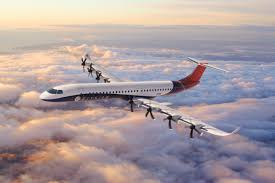
#> input picture plane.jpg, 275 x 183 px
$ python prog_2.py
#> lines starting #> are read from the running program, lines starting #| are printed output that depends on the picture; after the words box and inside, x2 and y2 are one past the last pixel; in counts of white or black regions, pixels touching at a corner belong together
import cv2
import numpy as np
import matplotlib.pyplot as plt

def process_image(image_path):
    # Load the image
#> called with image_path = 'plane.jpg'
    image = cv2.imread(image_path)
#> image is the input picture: shape (183, 275, 3); mean B, G, R 159.5, 156.8, 170.6
    if image is None:
        print("Error: Unable to load image.")
        return
    image = cv2.resize(image, (image.shape[1] // 4, image.shape[0] // 4))
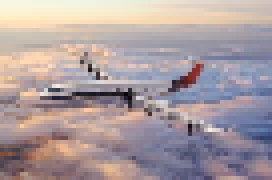
#> image: shape (45, 68, 3) (shown 4 times larger); mean B, G, R 159.5, 156.7, 170.5
    # I. Perform an inverse transformation (negative image)
    inverse_image = cv2.bitwise_not(image)
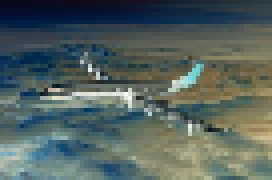
#> inverse_image: shape (45, 68, 3) (shown 4 times larger); mean B, G, R 95.5, 98.3, 84.5

    # II. Enhance the image using contrast stretching
    grayscale = cv2.cvtColor(image, cv2.COLOR_BGR2GRAY)
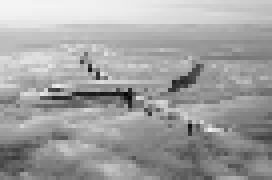
#> grayscale: shape (45, 68) (shown 4 times larger); min 7, max 244, mean 161.2
    min_val, max_val, _, _ = cv2.minMaxLoc(grayscale)
#> min_val = 7; max_val = 244
    contrast_stretched = cv2.normalize(image, None, -100, 255, cv2.NORM_MINMAX)
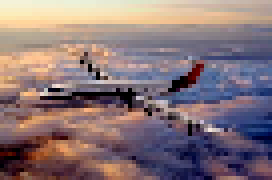
#> contrast_stretched: shape (45, 68, 3) (shown 4 times larger); mean B, G, R 120.2, 116.5, 135.7

    # III. Generate a histogram-equalized image to improve contrast
    hist_eq_image = cv2.equalizeHist(grayscale)
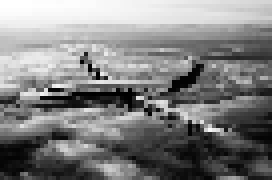
#> hist_eq_image: shape (45, 68) (shown 4 times larger); min 0, max 255, mean 128.4

    # IV. Detect edges using Canny Edge Detection
    edges = cv2.Canny(grayscale, 100, 200)
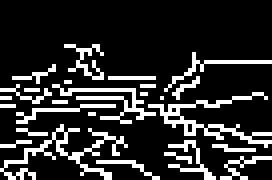
#> edges: shape (45, 68) (shown 4 times larger); 17.5% white in thin lines or dots, all inside (x1, y1, x2, y2) = (0, 11, 68, 45)

    # Display results
    cv2.imshow("Original Image", image)
    cv2.imshow("Inverse Image", inverse_image)
    cv2.imshow("Contrast Stretched Image", contrast_stretched)
    cv2.imshow("Histogram Equalized Image", hist_eq_image)
    cv2.imshow("Edge Detection", edges)

    cv2.waitKey(0)
    cv2.destroyAllWindows()

# Example usage
image_path = "plane.jpg"  # Replace with the actual image path
process_image(image_path)
